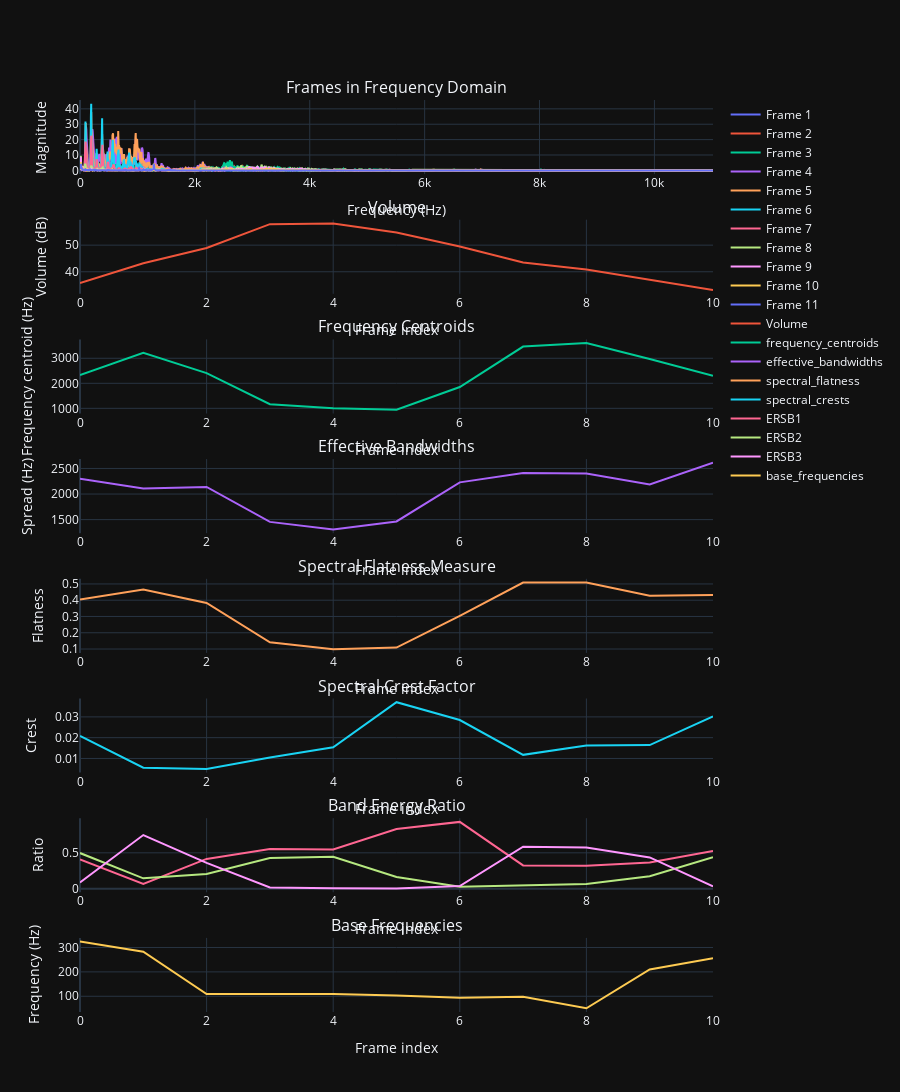

The notebook cell saved with this chart:
### Code cell
visualise_all(frames,frame_rate, n_, N_, window_type='hann', in_db=False, spl=True)

### Figure 1 — Plotly figure (JSON) as saved in the notebook; plotly's stock layout.template omitted (floating-point values rounded to 4 significant figures; data arrays with more than 128 entries replaced by an {"elided": "..."} marker saying what was removed)
{"data": [{"mode": "lines", "name": "Frame 1", "type": "scatter", "x": {"elided": "2205 int values"}, "xaxis": "x", "y": {"elided": "2205 float values"}, "yaxis": "y"}, {"mode": "lines", "name": "Frame 2", "type": "scatter", "x": {"elided": "2205 int values"}, "xaxis": "x", "y": {"elided": "2205 float values"}, "yaxis": "y"}, {"mode": "lines", "name": "Frame 3", "type": "scatter", "x": {"elided": "2205 int values"}, "xaxis": "x", "y": {"elided": "2205 float values"}, "yaxis": "y"}, {"mode": "lines", "name": "Frame 4", "type": "scatter", "x": {"elided": "2205 int values"}, "xaxis": "x", "y": {"elided": "2205 float values"}, "yaxis": "y"}, {"mode": "lines", "name": "Frame 5", "type": "scatter", "x": {"elided": "2205 int values"}, "xaxis": "x", "y": {"elided": "2205 float values"}, "yaxis": "y"}, {"mode": "lines", "name": "Frame 6", "type": "scatter", "x": {"elided": "2205 int values"}, "xaxis": "x", "y": {"elided": "2205 float values"}, "yaxis": "y"}, {"mode": "lines", "name": "Frame 7", "type": "scatter", "x": {"elided": "2205 int values"}, "xaxis": "x", "y": {"elided": "2205 float values"}, "yaxis": "y"}, {"mode": "lines", "name": "Frame 8", "type": "scatter", "x": {"elided": "2205 int values"}, "xaxis": "x", "y": {"elided": "2205 float values"}, "yaxis": "y"}, {"mode": "lines", "name": "Frame 9", "type": "scatter", "x": {"elided": "2205 int values"}, "xaxis": "x", "y": {"elided": "2205 float values"}, "yaxis": "y"}, {"mode": "lines", "name": "Frame 10", "type": "scatter", "x": {"elided": "2205 int values"}, "xaxis": "x", "y": {"elided": "2205 float values"}, "yaxis": "y"}, {"mode": "lines", "name": "Frame 11", "type": "scatter", "x": {"elided": "2205 int values"}, "xaxis": "x", "y": {"elided": "2205 float values"}, "yaxis": "y"}, {"mode": "lines", "name": "Volume", "type": "scatter", "x": [0, 1, 2, 3, 4, 5, 6, 7, 8, 9, 10], "xaxis": "x2", "y": [35.75, 43.22, 48.95, 57.89, 58.17, 54.72, 49.52, 43.47, 40.84, 36.88, 33.1], "yaxis": "y2"}, {"mode": "lines", "name": "frequency_centroids", "type": "scatter", "x": [0, 1, 2, 3, 4, 5, 6, 7, 8, 9, 10], "xaxis": "x3", "y": [2331.0, 3219.0, 2409.0, 1166.0, 1008.0, 941.3, 1853.0, 3468.0, 3606.0, 2975.0, 2297.0], "yaxis": "y3"}, {"mode": "lines", "name": "effective_bandwidths", "type": "scatter", "x": [0, 1, 2, 3, 4, 5, 6, 7, 8, 9, 10], "xaxis": "x4", "y": [2300.0, 2108.0, 2139.0, 1456.0, 1307.0, 1464.0, 2228.0, 2411.0, 2402.0, 2186.0, 2611.0], "yaxis": "y4"}, {"mode": "lines", "name": "spectral_flatness", "type": "scatter", "x": [0, 1, 2, 3, 4, 5, 6, 7, 8, 9, 10], "xaxis": "x5", "y": [0.4036, 0.4655, 0.3834, 0.1418, 0.09894, 0.1089, 0.304, 0.5085, 0.5088, 0.4273, 0.4327], "yaxis": "y5"}, {"mode": "lines", "name": "spectral_crests", "type": "scatter", "x": [0, 1, 2, 3, 4, 5, 6, 7, 8, 9, 10], "xaxis": "x6", "y": [0.02085, 0.005529, 0.004984, 0.01047, 0.01539, 0.03706, 0.02847, 0.01174, 0.01625, 0.01642, 0.03024], "yaxis": "y6"}, {"mode": "lines", "name": "ERSB1", "type": "scatter", "x": [0, 1, 2, 3, 4, 5, 6, 7, 8, 9, 10], "xaxis": "x7", "y": [0.4088, 0.06594, 0.4153, 0.5542, 0.5453, 0.8318, 0.9299, 0.3255, 0.3197, 0.3663, 0.5242], "yaxis": "y7"}, {"mode": "lines", "name": "ERSB2", "type": "scatter", "x": [0, 1, 2, 3, 4, 5, 6, 7, 8, 9, 10], "xaxis": "x7", "y": [0.4968, 0.1457, 0.2061, 0.427, 0.4457, 0.1653, 0.02921, 0.04652, 0.06809, 0.175, 0.4375], "yaxis": "y7"}, {"mode": "lines", "name": "ERSB3", "type": "scatter", "x": [0, 1, 2, 3, 4, 5, 6, 7, 8, 9, 10], "xaxis": "x7", "y": [0.0875, 0.7469, 0.361, 0.01812, 0.008692, 0.002676, 0.03865, 0.585, 0.5738, 0.4357, 0.03238], "yaxis": "y7"}, {"mode": "lines", "name": "base_frequencies", "type": "scatter", "x": [0, 1, 2, 3, 4, 5, 6, 7, 8, 9, 10], "xaxis": "x8", "y": [324.3, 282.7, 109.2, 109.7, 109.7, 103.0, 94.23, 98, 50.69, 210, 256.4], "yaxis": "y8"}], "layout": {"annotations": [{"font": {"size": 16}, "showarrow": false, "text": "Frames in Frequency Domain", "x": 0.5, "xanchor": "center", "xref": "paper", "y": 1, "yanchor": "bottom", "yref": "paper"}, {"font": {"size": 16}, "showarrow": false, "text": "Volume", "x": 0.5, "xanchor": "center", "xref": "paper", "y": 0.8687, "yanchor": "bottom", "yref": "paper"}, {"font": {"size": 16}, "showarrow": false, "text": "Frequency Centroids", "x": 0.5, "xanchor": "center", "xref": "paper", "y": 0.7375, "yanchor": "bottom", "yref": "paper"}, {"font": {"size": 16}, "showarrow": false, "text": "Effective Bandwidths", "x": 0.5, "xanchor": "center", "xref": "paper", "y": 0.6062, "yanchor": "bottom", "yref": "paper"}, {"font": {"size": 16}, "showarrow": false, "text": "Spectral Flatness Measure", "x": 0.5, "xanchor": "center", "xref": "paper", "y": 0.475, "yanchor": "bottom", "yref": "paper"}, {"font": {"size": 16}, "showarrow": false, "text": "Spectral Crest Factor", "x": 0.5, "xanchor": "center", "xref": "paper", "y": 0.3437, "yanchor": "bottom", "yref": "paper"}, {"font": {"size": 16}, "showarrow": false, "text": "Band Energy Ratio", "x": 0.5, "xanchor": "center", "xref": "paper", "y": 0.2125, "yanchor": "bottom", "yref": "paper"}, {"font": {"size": 16}, "showarrow": false, "text": "Base Frequencies", "x": 0.5, "xanchor": "center", "xref": "paper", "y": 0.08125, "yanchor": "bottom", "yref": "paper"}], "height": 2200, "showlegend": true, "xaxis": {"anchor": "y", "domain": [0, 1], "title": {"text": "Frequency (Hz)"}}, "xaxis2": {"anchor": "y2", "domain": [0, 1], "title": {"text": "Frame index"}}, "xaxis3": {"anchor": "y3", "domain": [0, 1], "title": {"text": "Frame index"}}, "xaxis4": {"anchor": "y4", "domain": [0, 1], "title": {"text": "Frame index"}}, "xaxis5": {"anchor": "y5", "domain": [0, 1], "title": {"text": "Frame index"}}, "xaxis6": {"anchor": "y6", "domain": [0, 1], "title": {"text": "Frame index"}}, "xaxis7": {"anchor": "y7", "domain": [0, 1], "title": {"text": "Frame index"}}, "xaxis8": {"anchor": "y8", "domain": [0, 1], "title": {"text": "Frame index"}}, "yaxis": {"anchor": "x", "domain": [0.9187, 1], "title": {"text": "Magnitude"}}, "yaxis2": {"anchor": "x2", "domain": [0.7875, 0.8687], "title": {"text": "Volume (dB)"}}, "yaxis3": {"anchor": "x3", "domain": [0.6562, 0.7375], "title": {"text": "Frequency centroid (Hz)"}}, "yaxis4": {"anchor": "x4", "domain": [0.525, 0.6062], "title": {"text": "Spread (Hz)"}}, "yaxis5": {"anchor": "x5", "domain": [0.3937, 0.475], "title": {"text": "Flatness"}}, "yaxis6": {"anchor": "x6", "domain": [0.2625, 0.3437], "title": {"text": "Crest"}}, "yaxis7": {"anchor": "x7", "domain": [0.1312, 0.2125], "title": {"text": "Ratio"}}, "yaxis8": {"anchor": "x8", "domain": [0, 0.08125], "title": {"text": "Frequency (Hz)"}}}}
